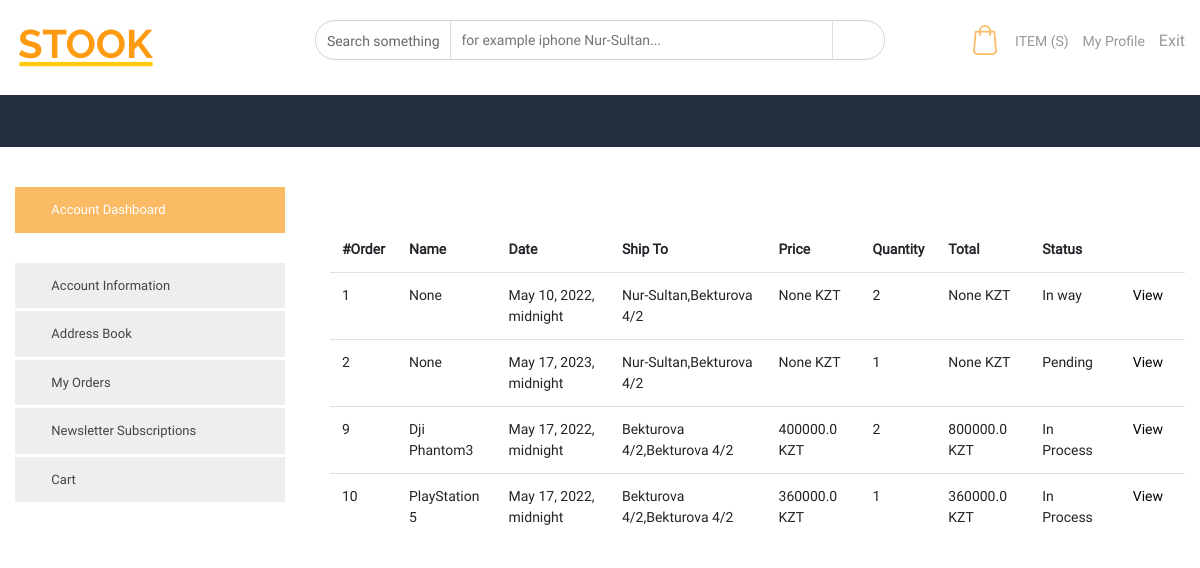
The page /account_orders/ (signed in) on the database as committed earlier.
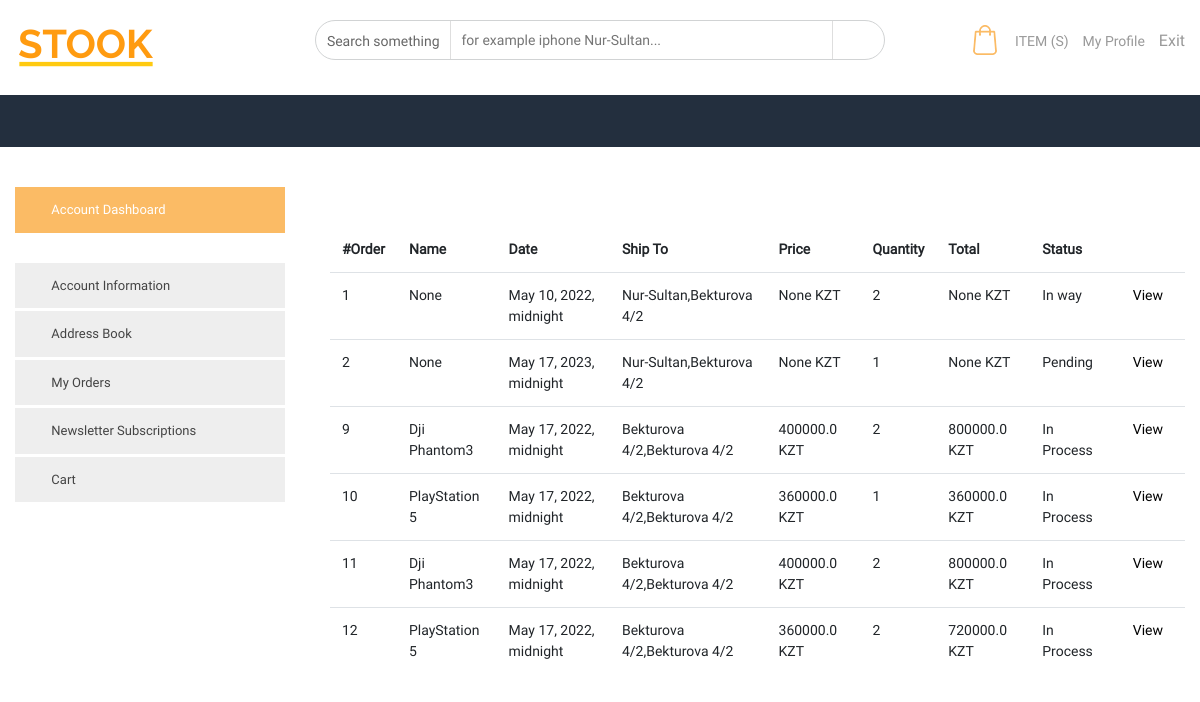
The same page on the database as committed later.
### orders/models.py (models this page shows)
class Order(models.Model):
    client = models.ForeignKey(User, on_delete=models.CASCADE, related_name='clients')
    supplier = models.ForeignKey(User, on_delete=models.CASCADE, related_name='suppliers')
    product = models.ForeignKey(Product, on_delete=models.CASCADE)
    quantity = models.IntegerField()
    country = models.CharField(max_length=50)
    region = models.CharField(max_length=50)
    city = models.CharField(max_length=50, default='')
    address = models.CharField(max_length=200)
    post_number = models.CharField(max_length=50)
    price = models.FloatField(blank=True, null=True)
    track_number = models.IntegerField(blank=True, null=True)
    order_date = models.DateTimeField(auto_now_add=True)
    shipping_date = models.DateTimeField(blank=True, null=True)
    status = models.CharField(max_length=50)
    total = models.FloatField(blank=True, null=True)
    name = models.CharField(max_length=50,blank=True, null=True)

### users/views.py (the view)
# urls.py: path('account_orders/',account_orders,name='account_orders'),
@login_required(login_url='signin')
def account_orders(request):
    order = Order.objects.filter(client_id = request.user.pk)
    context = {
        "orders" : order,
    }
    return render(request, "users/account-orders.html",context=context)

### users/templates/users/account-orders.html (shortened to what this page needs)
{% extends 'users/_header.html' %}
    {% block main %}
  {%load static%}
    <div class="internal-main-content">
        <div class="container">
            <div class="row">
                <div class="col-12 col-md-4 col-lg-3">
                    <div class="main-side">
                        <div class="profile-links">
                            <ul>
                                <li class="active">
                                    <a href="{% url 'account_info' %}"> <i class="icofont-user"></i> Account Dashboard </a>
                                </li>
                                <li>
                                    <a href="{% url 'account_info' %}"> <i class="icofont-info"></i>  Account Information </a>
                                </li>
                                <li>
                                    <a href="{% url 'account_address' %}"> <i class="icofont-paper-plane"></i> Address Book  </a>
                                </li>
                                <li>
                                    <a href="{% url 'account_orders' %}"> <i class="icofont-numbered"></i> My Orders </a>
                                </li>
                                <li>
                                    <a href="{% url 'account_news' %}"> <i class="icofont-envelope-open"></i> Newsletter Subscriptions </a>
                                </li>
                                <li>
                                    <a href="{% url 'account_wishlsit' %}"> <i class="icofont-cart"></i> Cart </a>
                                </li>
                            </ul>
                        </div>
                    </div>
                </div>
                <div class="col-12 col-md-8 col-lg-9">
                    <div class="profile-content">
                        <div class="table-box">
                            <table class="table orders-table">
                                <thead>
                                    <tr>
                                        <th scope="col"> #Order </th>
                                        <th scope="col"> Name </th>
                                        <th scope="col"> Date </th>
                                        <th scope="col"> Ship To </th>
                                        <th scope="col"> Price </th>
                                        <th scope="col"> Quantity </th>
                                        <th scope="col"> Total </th>
                                        <th scope="col"> Status </th>
                                        <th scope="col">   </th>
                                    </tr>
                                </thead>
                                <tbody>
                                    {% for  order in orders %}
                                    <tr>
                                        <th scope="row"> {{order.id}} </th>
                                        <td> {{order.name}} </td>
                                        <td> {{order.shipping_date}} </td>
                                        <td> {{order.city}},{{order.address}} </td>
                                        <td> {{order.price}} KZT	 </td>
                                        <td> {{order.quantity}}  </td>
                                        <td> {{order.total}} KZT	 </td>
                                        <td> {{order.status}} </td>
                                        <td>
                                            <a href="{% url "product_page" order.product.id %}"> View  </a>
                                        </td>
                                    </tr>
                                    {% endfor %}
                                </tbody>
                            </table>
                        </div>
                    </div>
                </div>
            </div>
        </div>
    </div>
{%endblock%}

Rows that differ between the two databases and show on the page:
added Order: id "11", name "Dji Phantom3", shipping_date "May 17, 2022, midnight", city "Bekturova 4/2", address "Bekturova 4/2", price "400000.0", quantity "2", total "800000.0", status "In Process"
added Order: id "12", name "PlayStation 5", shipping_date "May 17, 2022, midnight", city "Bekturova 4/2", address "Bekturova 4/2", price "360000.0", quantity "2", total "720000.0", status "In Process"
